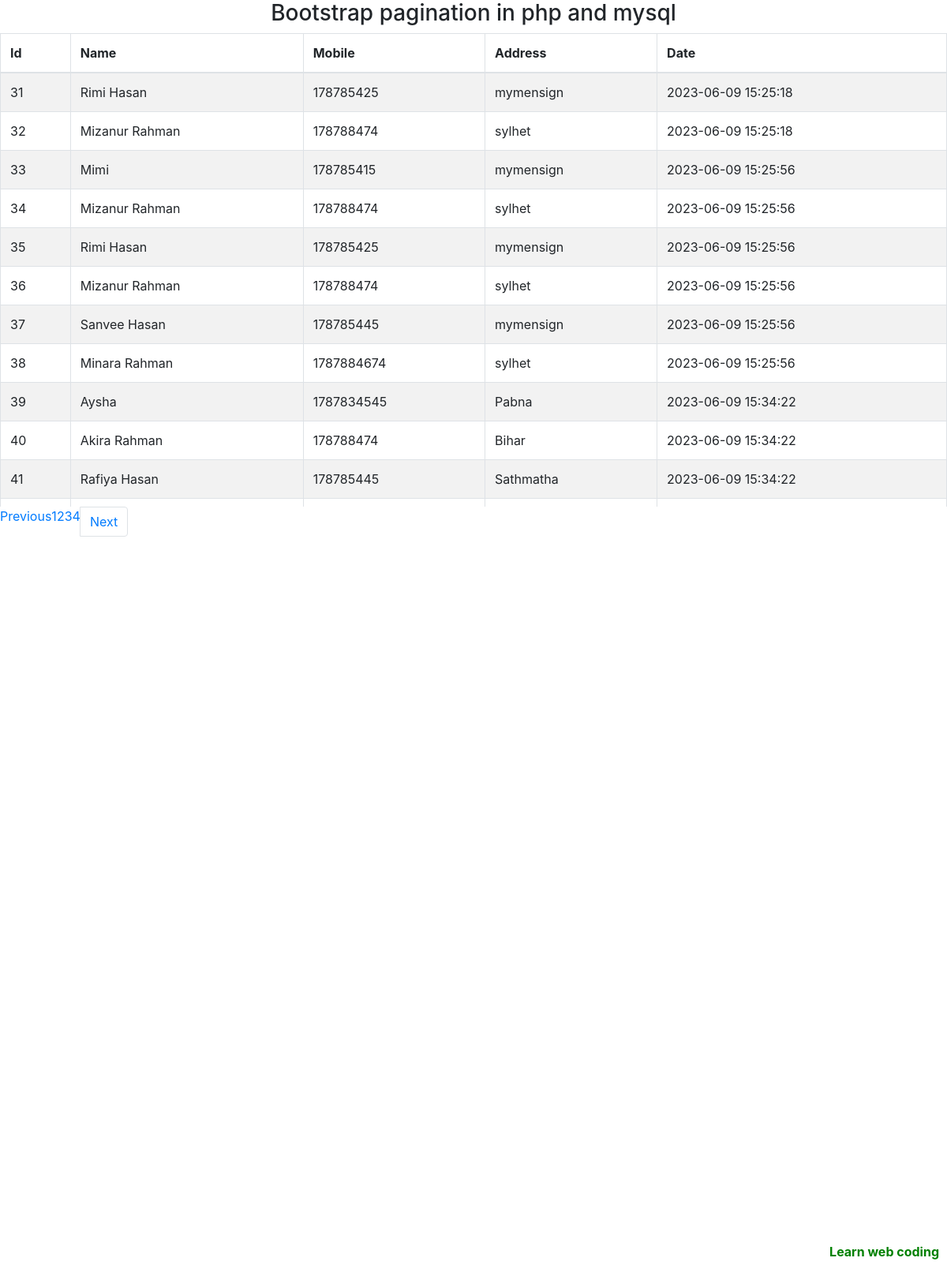
The page /index.php?page=3 on the database its author committed.
### tables this page shows
CREATE TABLE `customers` (
  `id` int(11) NOT NULL,
  `name` varchar(100) NOT NULL,
  `mobile` int(255) NOT NULL,
  `address` varchar(60) NOT NULL,
  `created_at` timestamp NOT NULL DEFAULT current_timestamp()
);

### index.php (the view, shortened to what this page needs)
<?php
include 'connect.php';
$limit= 15;
$page = isset($_GET['page']) ? $_GET['page']:1;
$start =($page-1)*$limit;
$result = $conn->query("SELECT * FROM customers LIMIT $start, $limit");
$customers=$result->fetch_all(MYSQLI_ASSOC);
$result1 = $conn->query("SELECT count(id) AS id FROM customers");
$custcount =$result1->fetch_all(MYSQLI_ASSOC);
$total = $custcount[0]['id'];
$pages = ceil($total/$limit);
$Next =$page+1;
?>
<!DOCTYPE html>
<html lang="en">
<head>
    <link rel="stylesheet" href="https://cdn.jsdelivr.net/npm/bootstrap@4.4.1/dist/css/bootstrap.min.css">
</head>
<body>
   <div class="container-well">
    <h3 class="text-center" >Bootstrap pagination in php and mysql</h3>
    <div style="height:600px; overflow-y:auto;">
     <table id="" class="table table-striped table-bordered">
        <thead>
            <tr>
                <th>Id</th>
                <th>Name</th>
                <th>Mobile</th>
                <th>Address</th>
                <th>Date</th>
            </tr>
        </thead>
        <tbody>
            <?php foreach($customers as $customer):?>
            <tr>
              <td> <?= $customer['id'];?></td>
              <td> <?= $customer['name'];?></td>
              <td> <?= $customer['mobile'];?></td>
              <td> <?= $customer['address'];?></td>
              <td> <?= $customer['created_at'];?></td>
            </tr>
            <?php endforeach; ?>
        </tbody>
     </table>
    </div>
    <div style="position:fixed; bottom: 10px; right: 10px; color: green;">
        <strong>Learn web coding</strong>
    </div>
   </div>
   <div  class="text-center">
    <nav aria-label="page pagination">
  <ul class="pagination">
    <li class="page-item" ><a href="index.php?page=<?= $page-1; ?>">Previous</a>
    </li>
    <?php for($i=1; $i<=$pages ; $i++) : ?>
    <li><a href="index.php?page=<?= $i; ?>"><?=$i;?></a>
      </li>
    <?php endfor; ?>
    <li class="page-item">
      <a class="page-link" href="index.php?page=<?= $Next; ?>">Next</a>
    </li>
  </ul>
</nav>
</div>
</body>
</html>

### rows shown on the page
customers: id "31", name "Rimi Hasan", mobile "178785425", address "mymensign", created_at "2023-06-09 15:25:18"
customers: id "32", name "Mizanur Rahman", mobile "178788474", address "sylhet", created_at "2023-06-09 15:25:18"
customers: id "33", name "Mimi", mobile "178785415", address "mymensign", created_at "2023-06-09 15:25:56"
customers: id "34", name "Mizanur Rahman", mobile "178788474", address "sylhet", created_at "2023-06-09 15:25:56"
customers: id "35", name "Rimi Hasan", mobile "178785425", address "mymensign", created_at "2023-06-09 15:25:56"
customers: id "36", name "Mizanur Rahman", mobile "178788474", address "sylhet", created_at "2023-06-09 15:25:56"
customers: id "37", name "Sanvee Hasan", mobile "178785445", address "mymensign", created_at "2023-06-09 15:25:56"
customers: id "38", name "Minara Rahman", mobile "1787884674", address "sylhet", created_at "2023-06-09 15:25:56"
customers: id "39", name "Aysha", mobile "1787834545", address "Pabna", created_at "2023-06-09 15:34:22"
customers: id "40", name "Akira Rahman", mobile "178788474", address "Bihar", created_at "2023-06-09 15:34:22"
customers: id "41", name "Rafiya Hasan", mobile "178785445", address "Sathmatha", created_at "2023-06-09 15:34:22"
